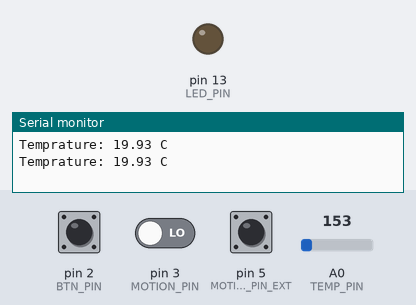
Recording of a sketch running on a simulated Arduino Uno, built with avr-gcc and run on an emulated ATmega328P. Shown: output pins drawn as LEDs (lit = HIGH), the last lines printed to the serial monitor. Inputs (shaded band) come from the test bench; at power-on: pin 2 (BTN_PIN) HIGH, pin 5 (MOTION_PIN_EXT) LOW, pin 3 (MOTION_PIN) LOW, A0 (TEMP_PIN) = 153.

Above: at 1.3 s.
1.4 s: pin 2 (BTN_PIN) pulled LOW for 0.65 s
At 3.4 s:
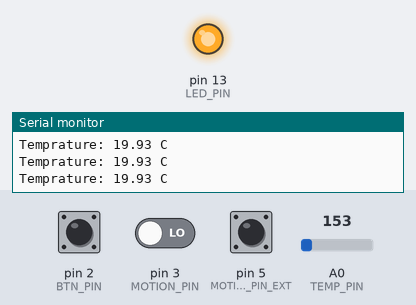
6.6 s: pin 5 (MOTION_PIN_EXT) pulled HIGH for 0.65 s
At 8.4 s:
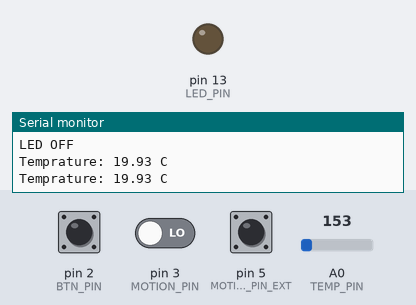
8.7 s: pin 5 (MOTION_PIN_EXT) pulled HIGH for 3.2 s
At 9.0 s:
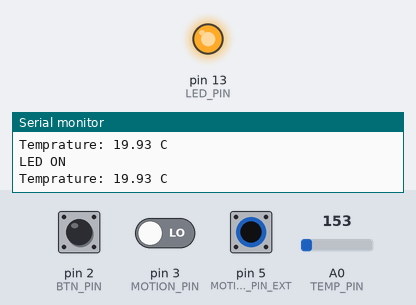
Timing chart, 0 to 13.4 s (numbered marks = the images above; inputs shaded):
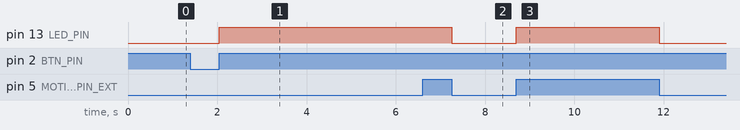

Measured:
- after the input at 1.4 s, pin 13 (LED_PIN): LOW → HIGH after 0.65 s
- after the input at 6.6 s, pin 13 (LED_PIN): HIGH → LOW after 0.65 s
- after the input at 8.7 s, pin 13 (LED_PIN): LOW → HIGH at once, → LOW 3.2 s later

The sketch:

main.ino
```cpp
//**************************************************//
//  the comments underline the updates in the code  //
//**************************************************//

const uint8_t BTN_PIN = 2;
const uint8_t LED_PIN = 13;
const uint8_t MOTION_PIN = 3;

// define motion pin for external interrupts
const uint8_t MOTION_PIN_EXT = 5;

// temp sensor is conntected to analog pin 0
const uint8_t TEMP_PIN = 0;

// initiate a comparer match variable
int timer1_compare_match;

uint8_t buttonPrevState = LOW;
uint8_t ledState = LOW;

void setup() {
  pinMode(BTN_PIN, INPUT_PULLUP);
  pinMode(MOTION_PIN, INPUT);

  // set the pin to read input
  pinMode(MOTION_PIN_EXT, INPUT_PULLUP);


  pinMode(LED_PIN, OUTPUT);

  attachInterrupt(digitalPinToInterrupt(BTN_PIN), toggleBtn, CHANGE);
  attachInterrupt(digitalPinToInterrupt(MOTION_PIN), toggleMotion, CHANGE);

  // activate the PORTD by setting it to 1.
  PCICR |= B00000100;

  // set the MOTION_PIN_EXT as output by bitwise operations
  //0 - output
  //1 - input
  PCMSK2 |= (1 << MOTION_PIN_EXT);


  // Disable interups
  noInterrupts();

  // Intiate timer 1
  TCCR1A = 0;
  TCCR1B = 0;

  // calculated compare value for timer to tick after every second
  timer1_compare_match = 31249;

  TCNT1 = timer1_compare_match;


  // Set prescaler to 256
  TCCR1B |= (1 << CS12);

  // Enable timer interrupt for compare mode
  TIMSK1 |= (1 << OCIE1A);

  interrupts();
  // Enable interrupts

  Serial.begin(9600);
}

uint8_t buttonState;
uint8_t motionValue;

void loop() {
}

ISR(TIMER1_COMPA_vect) {
  // Preload timer with compare value
  TCNT1 = timer1_compare_match;

  // calculate temprature
  int reading = analogRead(TEMP_PIN);

  float voltage = reading * 4.68;
  voltage /= 1024.0;
  float temp = (voltage - 0.5) * 100;

  // print temprature to serial moniter
  Serial.print("Temprature: ");
  Serial.print(temp);
  Serial.println(" C");
}


// set up ISR (Interrupt Service Routine) for PORT D
ISR(PCINT2_vect) {
  // reads the motion value
  motionValue = digitalRead(MOTION_PIN_EXT);

  // motion detected => LED ON
  if (motionValue == true) {
    digitalWrite(LED_PIN, true);
    Serial.println("LED ON");
  }
  // no motion => LED OFF
  else {
    digitalWrite(LED_PIN, false);
    Serial.println("LED OFF");
  }
}


void toggleBtn() {
  buttonState = digitalRead(BTN_PIN);

  if (buttonState != buttonPrevState) {
    ledState = !ledState;
    digitalWrite(LED_PIN, ledState);
    Serial.println("LED SWITCHED");
  }
}

void toggleMotion() {
  motionValue = digitalRead(MOTION_PIN);

  if (motionValue == true) {
    digitalWrite(LED_PIN, true);
    Serial.println("LED ON");
  } else {
    digitalWrite(LED_PIN, false);
    Serial.println("LED OFF");
  }
}
```
